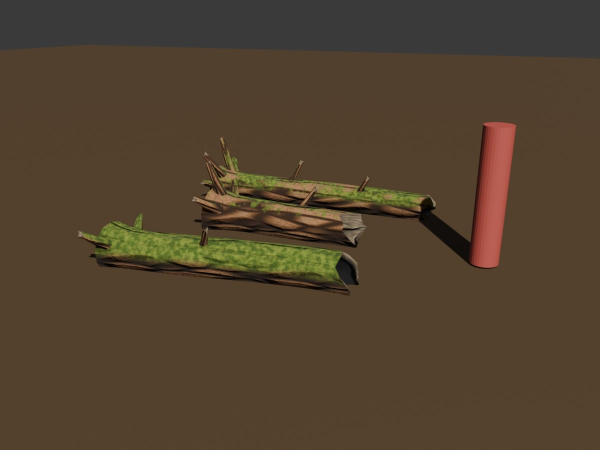
#> input picture docs/checkpoints/log_fallen_c/logs-lineup.jpg, 1200 x 900 px, given in place of ref-1.jpg, which was not available (shown at 1/2 size)
$ python sheet.py
#> lines starting #> are read from the running program, lines starting #| are printed output that depends on the picture; pictures that were not available may be replaced by others from this repository, and a replacement may not be noted
"""Review sheet for log_fallen_c (PRD §6 Variety, forest refs approved 2026-10-13): the approved
reference, textured headless EEVEE stills beside log_fallen and log_fallen_b, and the in-engine shots
(`--tilt off`) from logc-kit.json (the kit forest at (-3, 1), log_fallen_c in the spruce's shade) and
logc-play.json (pine forest tiles in play). Run from the repo root after run.sh:
python3 docs/checkpoints/log_fallen_c/sheet.py"""
import pathlib

from PIL import Image, ImageDraw

ROOT = pathlib.Path(__file__).resolve().parents[3]
DOCS = ROOT / "docs/checkpoints/log_fallen_c"
REFS = ROOT / "assets-source/refs/forest"
CELLS = [
    (REFS / "ref-1.jpg", "ref-1 (approved): the fallen mossy log and leaf litter"),
    (DOCS / "logs-lineup.jpg", "EEVEE: log_fallen (back), log_fallen_b (middle), log_fallen_c (front); 1.7 m figure"),
    (DOCS / "logs-top.jpg", "EEVEE top view, same order: straight with stubs / short butt / bowed, mossed, open mouth"),
    (DOCS / "log_fallen_c-eevee-mouth.jpg", "log_fallen_c, the open rotten mouth, upper lip fallen away (EEVEE)"),
    (DOCS / "log_fallen_c-eevee-three_quarter.jpg", "log_fallen_c three-quarter (EEVEE)"),
    (DOCS / "log_fallen_c-eevee-low_side.jpg", "log_fallen_c low side: the C-shaped crook (EEVEE)"),
    (DOCS / "logc-kit-play.jpg", "in engine, play distance from -x/-z, tilt off: log_fallen_c is the dark log at "
                                 "the near spruce's foot, half under its crown (the others hide behind the spruce)"),
    (DOCS / "logc-play-sun.jpg", "play scenario (patch applied), a drawn log_fallen_c under the pine canopy, sun side"),
    (DOCS / "logc-play-shade.jpg", "play scenario, the same log_fallen_c from the shade side: the dark open mouth"),
    (DOCS / "logc-kit-sun.jpg", "log_fallen_c from the sun side, under the canopy (about 3.5 m)"),
    (DOCS / "logc-kit-shade.jpg", "log_fallen_c from the shade side, toward the sun (about 4.5 m)"),
    (DOCS / "logc-kit-mouth.jpg", "log_fallen_c, the mouth under the canopy (about 3.5 m)"),
    (DOCS / "logc-kit-eye.jpg", "eye level 1.7 m (fixed camera; a walk-mode eye shot in play stood in the low "
                                "spruce boughs): log_fallen_c under the spruce, log_fallen_b behind it"),
    (DOCS / "logc-play.jpg", "play scenario, six pine forest tiles from above: the floor props sit under the canopy"),
]
W, H, PAD, LABEL = 800, 500, 12, 28
cols, rows = 2, (len(CELLS) + 1) // 2
sheet = Image.new("RGB", (cols * (W + PAD) + PAD, rows * (H + LABEL + PAD) + PAD), (30, 30, 30))
#> sheet: PIL image 1636x3792 RGB; every value is 30
draw = ImageDraw.Draw(sheet)
for i, (path, label) in enumerate(CELLS):
    img = Image.open(path).convert("RGB")
#> img is the input picture: PIL image 1200x900 RGB; mean R, G, B 81.5, 65.5, 46.1
    img.thumbnail((W, H))
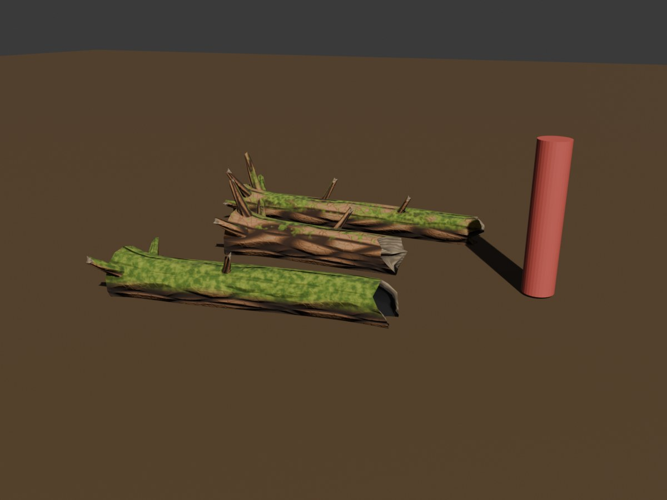
#> img: PIL image 667x500 RGB; mean R, G, B 81.5, 65.5, 46.1
    x = PAD + (i % cols) * (W + PAD)
    y = PAD + (i // cols) * (H + LABEL + PAD)
    sheet.paste(img, (x + (W - img.width) // 2, y + LABEL + (H - img.height) // 2))
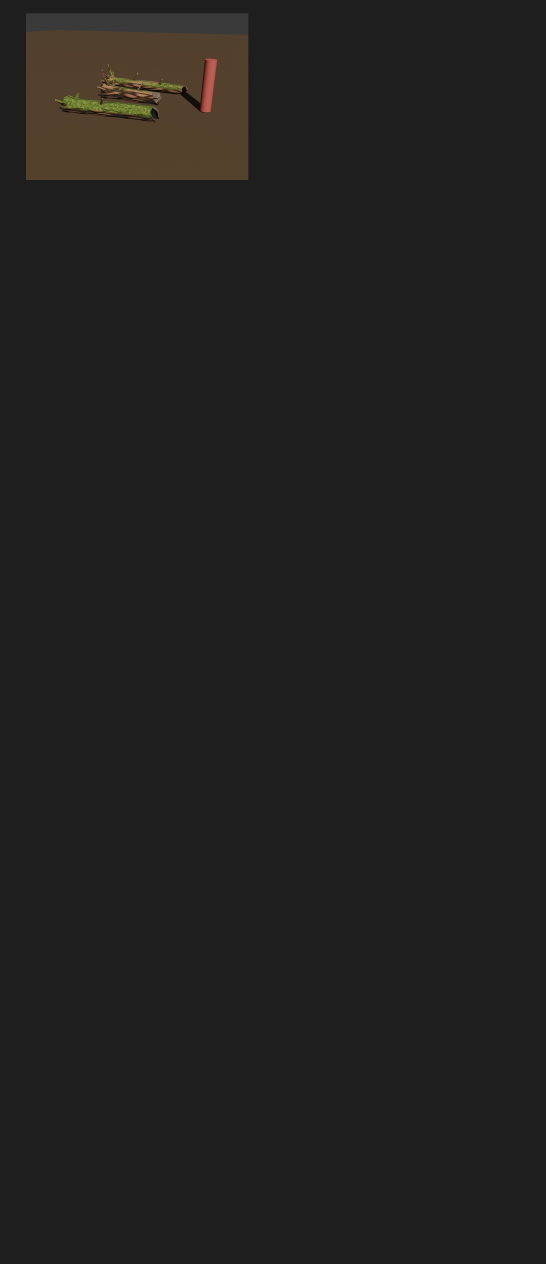
#> sheet: PIL image 1636x3792 RGB (shown at 1/3 size); mean R, G, B 32.8, 31.9, 30.9
#> pass 3 of the loop `for i, (path, label) in enumerate(CELLS):`:
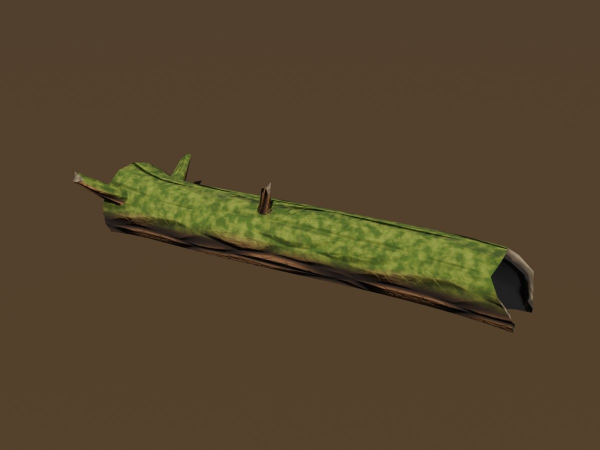
#> input picture docs/checkpoints/log_fallen_c/log_fallen_c-eevee-three_quarter.jpg, 1200 x 900 px, given in place of logs-top.jpg, which was not available (shown at 1/2 size)
#> img is the input picture: PIL image 1200x900 RGB; mean R, G, B 83.3, 67.9, 44
#> `img.thumbnail((W, H))`:
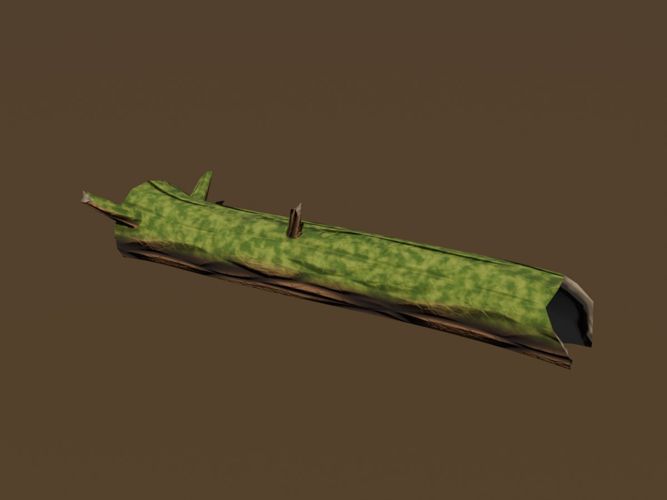
#> img: PIL image 667x500 RGB; mean R, G, B 83.3, 67.9, 44
#> `sheet.paste(img, (x + (W - img.width) // 2, y + LABEL + (H - img.heigh..`:
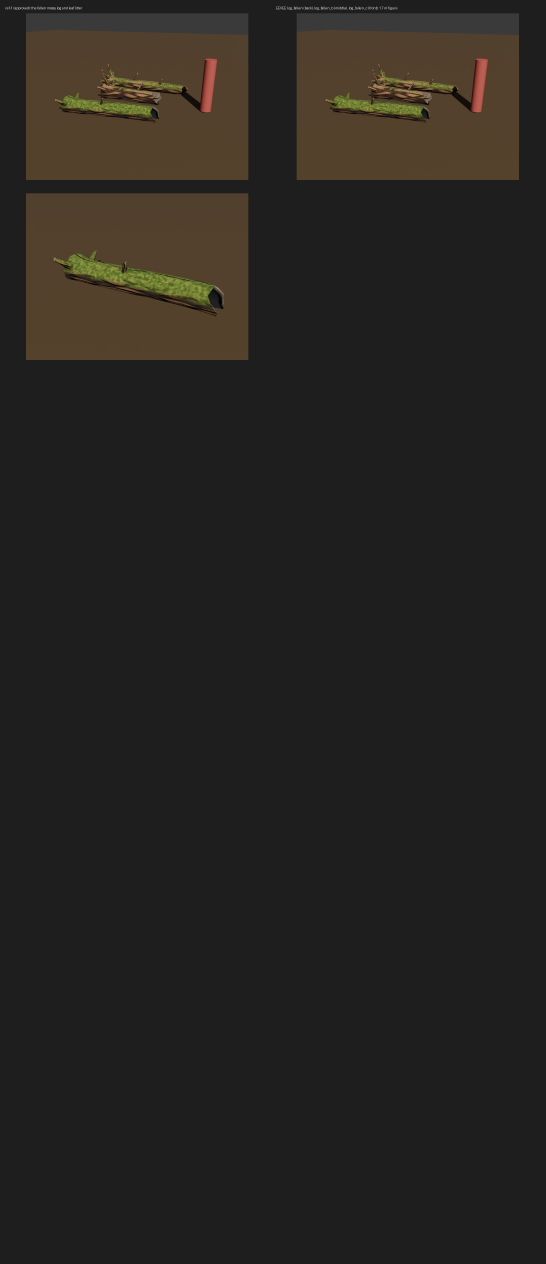
#> sheet: PIL image 1636x3792 RGB (shown at 1/3 size); mean R, G, B 38.4, 35.9, 32.5
#> (the run stopped early here; a loop or call above may not have finished)
